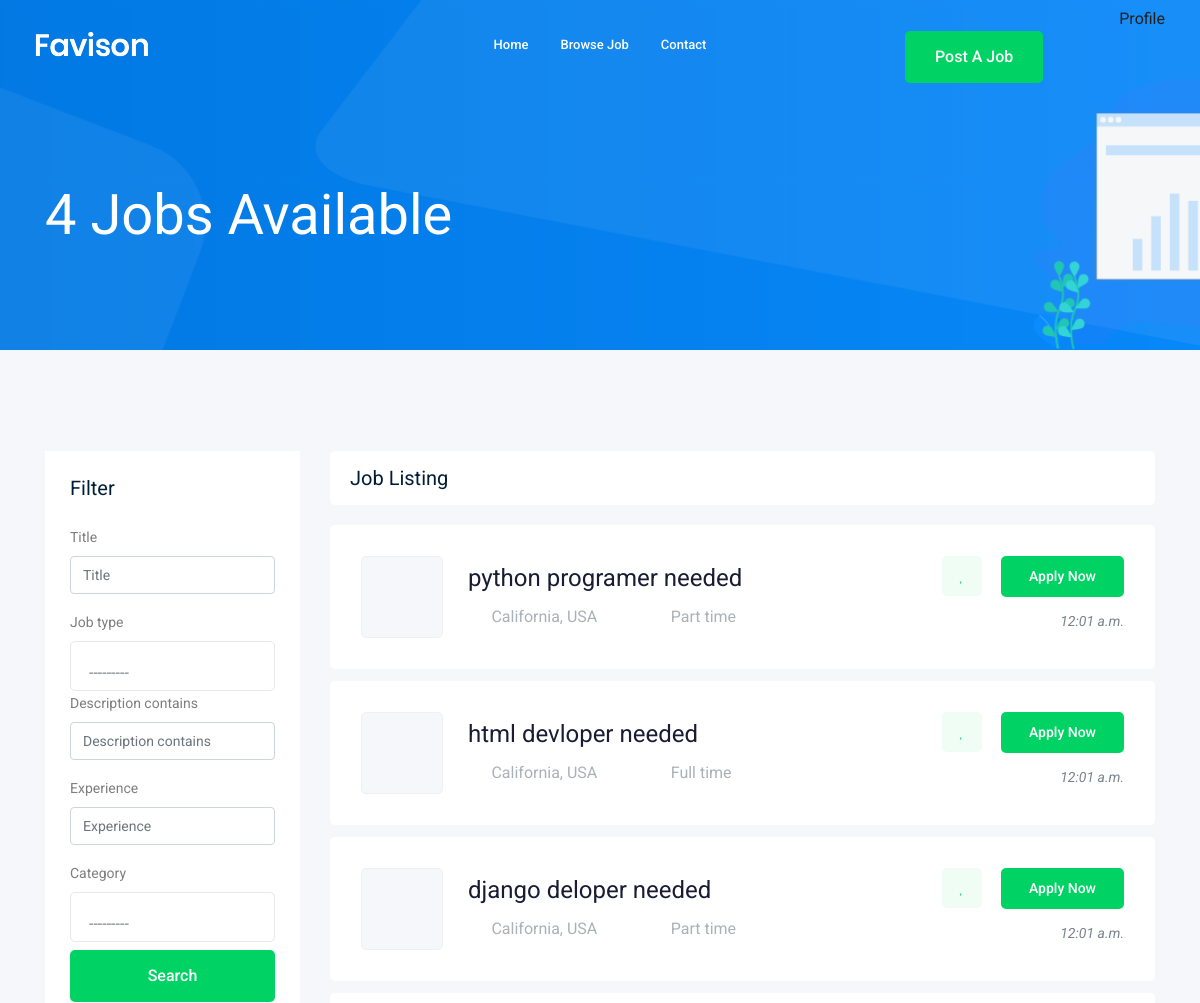
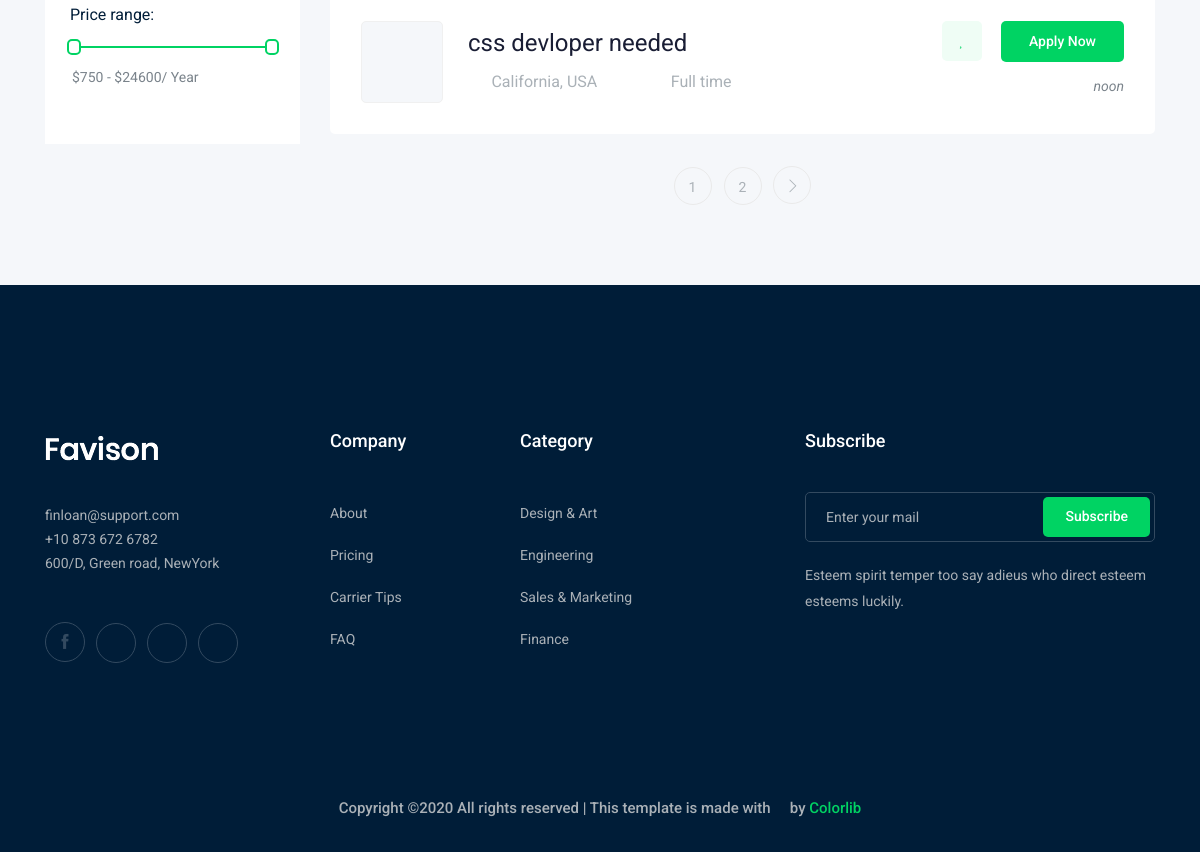
The app's page /jobs/ (signed in) with its own data (2 pictures, top to bottom).
### job/models.py (models this page shows, shortened)
class job(models.Model):
    owner=models.ForeignKey(User, related_name= 'job_owner', on_delete=models.CASCADE)
    title=models.CharField(max_length=100)
    job_type=models.CharField(max_length=100, choices=JOB_TYPE)
    description=models.TextField(max_length=1000)
    published_at=models.TimeField(auto_now=True)
    vacancy=models.IntegerField(default=1)
    salery=models.IntegerField(default=0)
    experience=models.IntegerField(default=1)
    category=models.ForeignKey('category', on_delete=models.CASCADE)
    image=models.ImageField(upload_to =image_upload)
    slug=models.SlugField(blank=True, null=True)
    def __str__(self):
        return self.title

### job/views.py (the view)
# urls.py: path('', views.job_list, name='job_list'),
@login_required
def job_list(request):
    job_list=job.objects.all()
    myfilter = JobFilter(request.GET,queryset=job_list)
    job_list = myfilter.qs
    paginator=Paginator(job_list, 4)
    page_number=request.GET.get('page')
    page_obj=paginator.get_page(page_number)
    context={'jobs':page_obj, 'myfilter': myfilter}
    return render(request, 'job/job_list.html',context)

### job/models.py (called while the page is built)
    def __str__(self):
        return self.name

### job/templates/job/job_list.html (shortened to what this page needs)
{% extends 'base.html' %}
{% load bootstrap4 %}
{% block body %}
    <div class="bradcam_area bradcam_bg_1">
        <div class="container">
            <div class="row">
                <div class="col-xl-12">
                    <div class="bradcam_text">
                        <h3>{{jobs|length}} jobs available</h3>
                    </div>
                </div>
            </div>
        </div>
    </div>
    <div class="job_listing_area plus_padding">
        <div class="container">
            <div class="row">
                <div class="col-lg-3">
                    <div class="job_filter white-bg">
                        <div class="form_inner white-bg">
                            <h3>Filter</h3>
                            <form method="GET">
                                {% bootstrap_form myfilter.form %}
                                <input type="submit" value="search" class="boxed-btn3 w-100 mt-2">
                            </form>
                        </div>
                        <div class="range_wrap">
                            <label for="amount">Price range:</label>
                            <div id="slider-range"></div>
                            <p>
                                <input type="text" id="amount" readonly style="border:0; color:#7A838B; font-size: 14px; font-weight:400;">
                            </p>
                        </div>
                    </div>
                </div>
                <div class="col-lg-9">
                    <div class="recent_joblist_wrap">
                        <div class="recent_joblist white-bg ">
                            <div class="row align-items-center">
                                <div class="col-md-6">
                                    <h4>Job Listing</h4>
                                </div>
                                <div class="col-md-6">
                                </div>
                            </div>
                        </div>
                    </div>
                    <div class="job_lists m-0">
                        <div class="row">
                            {% for job in jobs %}
                            <div class="col-lg-12 col-md-12">
                                <div class="single_jobs white-bg d-flex justify-content-between">
                                    <div class="jobs_left d-flex align-items-center">
                                        <div class="thumb">
                                        </div>
                                        <div class="jobs_conetent">
                                            <a href="{% url 'jobs:job_detail' job.id %}"><h4>{{job}}</h4></a>
                                            <div class="links_locat d-flex align-items-center">
                                                <div class="location">
                                                    <p> <i class="fa fa-map-marker"></i> California, USA</p>
                                                </div>
                                                <div class="location">
                                                    <p> <i class="fa fa-clock-o"></i> {{job.job_type}}</p>
                                                </div>
                                            </div>
                                        </div>
                                    </div>
                                    <div class="jobs_right">
                                        <div class="apply_now">
                                            <a class="heart_mark" href="#"> <i class="fa fa-heart"></i> </a>
                                            <a href="{% url 'jobs:job_detail' job.id %}" class="boxed-btn3">Apply Now</a>
                                        </div>
                                        <div class="date">
                                            <p>{{job.published_at}}</p>
                                        </div>
                                    </div>
                                </div>
                            </div>
                            {% endfor %}
                        </div>
                        {% if jobs.has_other_pages %}
                            <div class="row">
                                <div class="col-lg-12">
                                    <div class="pagination_wrap">
                                        <ul>
                                            {% for i in jobs.paginator.page_range %}
                                                <li><a href="?page={{i}}"><span>{{i}}</span></a></li>
                                            {% endfor %}
                                            {% if jobs.has_next %}
                                                <li><a href="?page={{jobs.next_page_number}}"> <i class="ti-angle-right"></i> </a></li>
                                            {% endif %}
                                        </ul>
                                    </div>
                                </div>
                            </div>
                        {% endif %}
                    </div>
                </div>
            </div>
        </div>
    </div>
{% endblock body %}

### templates/base.html (shortened to what this page needs)
{% load static %}
<!doctype html>
<html class="no-js" lang="zxx">
<head>
    <link rel="stylesheet" href="{% static 'css/bootstrap.min.css' %}">
    <link rel="stylesheet" href="{% static 'css/owl.carousel.min.css' %}">
    <link rel="stylesheet" href="{% static 'css/magnific-popup.css' %}">
    <link rel="stylesheet" href="{% static 'css/font-awesome.min.css' %}">
    <link rel="stylesheet" href="{% static 'css/themify-icons.css' %}">
    <link rel="stylesheet" href="{% static 'css/nice-select.css' %}">
    <link rel="stylesheet" href="{% static 'css/flaticon.css' %}">
    <link rel="stylesheet" href="{% static 'css/jquery-ui.css' %}">
    <link rel="stylesheet" href="{% static 'css/gijgo.css' %}">
    <link rel="stylesheet" href="{% static 'css/animate.min.css' %}">
    <link rel="stylesheet" href="{% static 'css/slicknav.css' %}">
    <link rel="stylesheet" href="{% static 'css/style.css' %}">
</head>
<body>
    <header>
        <div class="header-area ">
            <div id="sticky-header" class="main-header-area">
                <div class="container-fluid ">
                    <div class="header_bottom_border">
                        <div class="row align-items-center">
                            <div class="col-xl-3 col-lg-2">
                                <div class="logo">
                                    <a href="index.html">
                                        <img src="img/logo.png" alt="">
                                    </a>
                                </div>
                            </div>
                            <div class="col-xl-6 col-lg-7">
                                <div class="main-menu  d-none d-lg-block">
                                    <nav>
                                        <ul id="navigation">
                                            <li><a href="/">home</a></li>
                                            <li><a href="{% url 'jobs:job_list' %}">Browse Job</a></li>
                                            <li><a href="{% url 'contact:contact' %}">Contact</a></li>
                                        </ul>
                                    </nav>
                                </div>
                            </div>
                            <div class="col-xl-3 col-lg-3 d-none d-lg-block">
                                <div class="Appointment">
                                        {% if request.user.is_authenticated %}
                                                <a href="{% url 'accounts:profile' %}">Profile</a>
                                            </div>
                                        {% else%}
                                            <div class="phone_num d-none d-xl-block"></div>
                                                <a href="{% url 'login' %}">Log in</a>
                                            </div>
                                        {% endif %}
                                    <div class="d-none d-lg-block">
                                        <a class="boxed-btn3" href="{% url 'jobs:add_job' %}">Post a Job</a>
                                    </div>
                                </div>
                            </div>
                            <div class="col-12">
                            </div>
                        </div>
                    </div>
                </div>
            </div>
    </header>
{% block body %}
{% endblock body %}
    <footer class="footer">
        <div class="footer_top">
            <div class="container">
                <div class="row">
                    <div class="col-xl-3 col-md-6 col-lg-3">
                        <div class="footer_widget wow fadeInUp" data-wow-duration="1s" data-wow-delay=".3s">
                            <div class="footer_logo">
                                <a href="#">
                                    <img src="img/logo.png" alt="">
                                </a>
                            </div>
                            <p>
                                finloan@support.com <br>
                                +10 873 672 6782 <br>
                                600/D, Green road, NewYork
                            </p>
                            <div class="socail_links">
                                <ul>
                                    <li>
                                        <a href="#">
                                            <i class="ti-facebook"></i>
                                        </a>
                                    </li>
                                    <li>
                                        <a href="#">
                                            <i class="fa fa-google-plus"></i>
                                        </a>
                                    </li>
                                    <li>
                                        <a href="#">
                                            <i class="fa fa-twitter"></i>
                                        </a>
                                    </li>
                                    <li>
                                        <a href="#">
                                            <i class="fa fa-instagram"></i>
                                        </a>
                                    </li>
                                </ul>
                            </div>
                        </div>
                    </div>
                    <div class="col-xl-2 col-md-6 col-lg-2">
                        <div class="footer_widget wow fadeInUp" data-wow-duration="1.1s" data-wow-delay=".4s">
                            <h3 class="footer_title">
                                Company
                            </h3>
                            <ul>
                                <li><a href="#">About </a></li>
                                <li><a href="#"> Pricing</a></li>
                                <li><a href="#">Carrier Tips</a></li>
                                <li><a href="#">FAQ</a></li>
                            </ul>
                        </div>
                    </div>
                    <div class="col-xl-3 col-md-6 col-lg-3">
                        <div class="footer_widget wow fadeInUp" data-wow-duration="1.2s" data-wow-delay=".5s">
                            <h3 class="footer_title">
                                Category
                            </h3>
                            <ul>
                                <li><a href="#">Design & Art</a></li>
                                <li><a href="#">Engineering</a></li>
                                <li><a href="#">Sales & Marketing</a></li>
                                <li><a href="#">Finance</a></li>
                            </ul>
                        </div>
                    </div>
                    <div class="col-xl-4 col-md-6 col-lg-4">
                        <div class="footer_widget wow fadeInUp" data-wow-duration="1.3s" data-wow-delay=".6s">
                            <h3 class="footer_title">
                                Subscribe
                            </h3>
                            <form action="#" class="newsletter_form">
                                <input type="text" placeholder="Enter your mail">
                                <button type="submit">Subscribe</button>
                            </form>
                            <p class="newsletter_text">Esteem spirit temper too say adieus who direct esteem esteems
                                luckily.</p>
                        </div>
                    </div>
                </div>
            </div>
        </div>
        <div class="copy-right_text wow fadeInUp" data-wow-duration="1.4s" data-wow-delay=".3s">
            <div class="container">
                <div class="row">
                    <div class="col-xl-12">
                        <p class="copy_right text-center">
Copyright &copy;<script>document.write(new Date().getFullYear());</script> All rights reserved | This template is made with <i class="fa fa-heart-o" aria-hidden="true"></i> by <a href="https://colorlib.com" target="_blank">Colorlib</a>
                        </p>
                    </div>
                </div>
            </div>
        </div>
    </footer>
</body>
</html>

### records on screen
job: title "python programer needed", job_type "Part time", published_at "12:01 a.m."
job: title "html devloper needed", job_type "Full time", published_at "12:01 a.m."
job: title "django deloper needed", job_type "Part time", published_at "12:01 a.m."
job: title "css devloper needed", job_type "Full time", published_at "noon"

### other values on screen
{{ jobs|length }} "4"
{{ i }} "1" "2"
